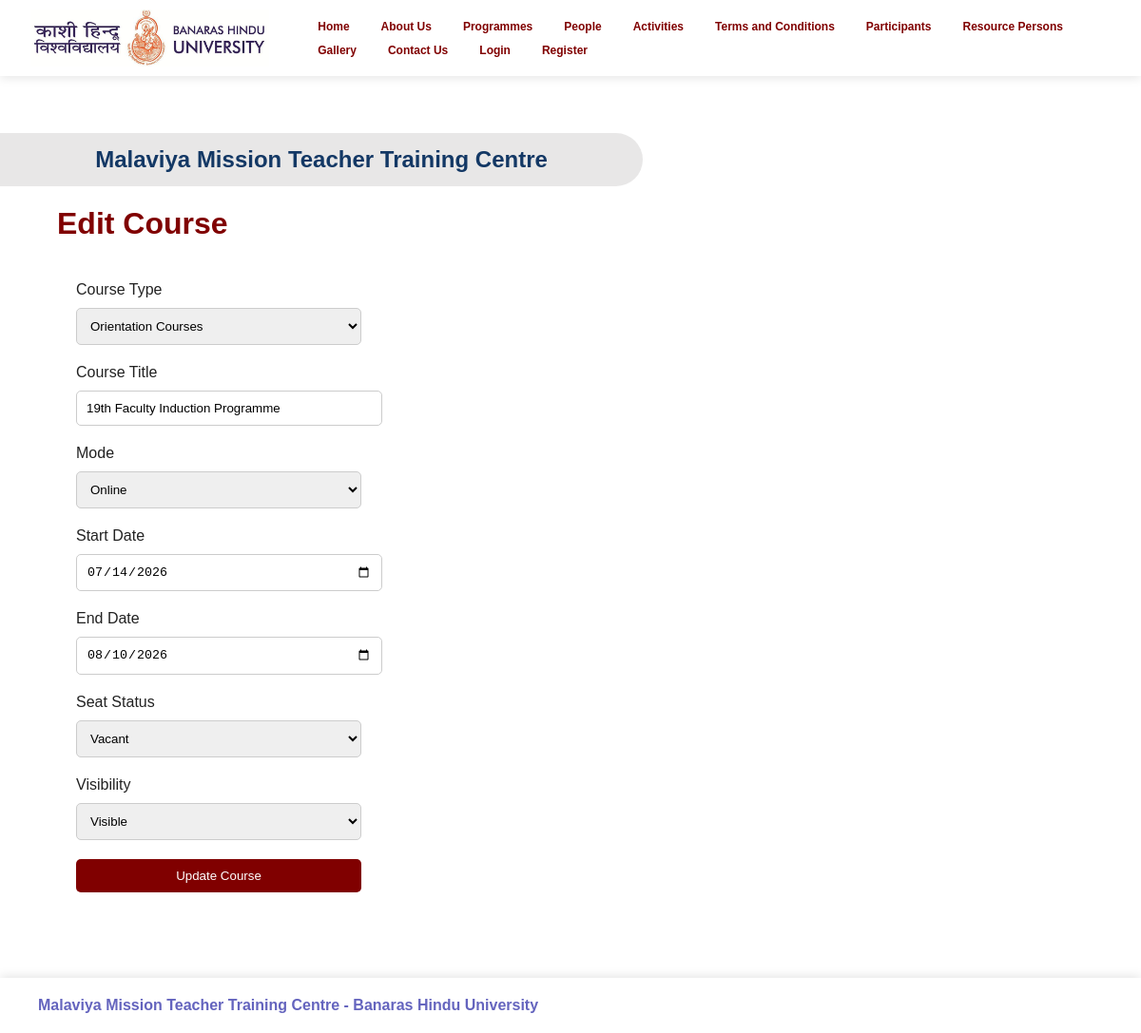
The page /edit-course/3/ (signed in) on the database its author committed.
### core/models.py (models this page shows, shortened)
class Course(models.Model):
    title = models.CharField(max_length=200)
    course_type = models.CharField(max_length=100)
    course_code = models.CharField(max_length=20)
    mode = models.CharField(max_length=20)
    start_date = models.DateField()
    end_date = models.DateField()
    seat_status = models.CharField(
        max_length=20,
        default='Vacant'
    )
    is_visible = models.BooleanField(default=True)

### core/views.py (the view, shortened to what this page needs)
@login_required
def edit_course(request, id):
    if not request.user.is_staff:
        return redirect('/dashboard/')
    course = Course.objects.get(id=id)
    return render(request,
                  'admin_panel/edit_course.html',
                  {'course': course})

### templates/admin_panel/edit_course.html (shortened to what this page needs)
{% extends 'base.html' %}
{% block content %}
<h1>Edit Course</h1>
<form method="POST">
<label>Course Type</label>
       <select name="course_type" required>
              <option value="{{ course.course_type }}">
                     {{ course.course_type }}
              </option>
       </select>
    <label>Course Title</label>
    <input type="text"
           name="title"
           value="{{ course.title }}">
       <label>Mode</label>
              <select name="mode" required>
              <option value="{{ course.mode }}">
                     {{ course.mode }}
              </option>
       </select>
    <label>Start Date</label>
    <input type="date"
           name="start_date"
           value="{{ course.start_date|date:'Y-m-d' }}">
    <label>End Date</label>
    <input type="date"
           name="end_date"
           value="{{ course.end_date|date:'Y-m-d' }}">
     <label>Seat Status</label>
       <select name="seat_status" required>
       <option value="{{ course.seat_status }}">
              {{ course.seat_status }}
       </option>
       </select>
     <label>Visibility</label>
       <select name="is_visible" required>
       <option value="true">
              Visible
       </option>
       </select>
    <button type="submit">
        Update Course
    </button>
</form>
{% endblock %}

### static/css/style.css (style rules this page uses)
body { margin: 0; padding: 0; font-family: Arial, sans-serif; }
form { display: flex; flex-direction: column; width: 300px; }
input { margin-bottom: 15px; padding: 10px; }
button { padding: 10px; background-color: maroon; color: white; border: none; cursor: pointer; }
body { font-family: Arial, sans-serif; margin: 0; padding: 0; background-color: white; color: #222; min-height: 100vh; display: flex; flex-direction: column; }
h1 { color: maroon; }
form { background-color: white; padding: 20px; border-radius: 10px; margin-top: 20px; }
input, textarea, select { width: 100%; padding: 10px; margin-top: 10px; margin-bottom: 20px; border: 1px solid #ccc; border-radius: 5px; }
button { background-color: maroon; color: white; padding: 10px 20px; border: none; border-radius: 5px; cursor: pointer; }

### rows shown on the page
Course: course_type "Orientation Courses", title "19th Faculty Induction Programme", mode "Online", start_date "07/14/2026", end_date "08/10/2026", seat_status "Vacant"
